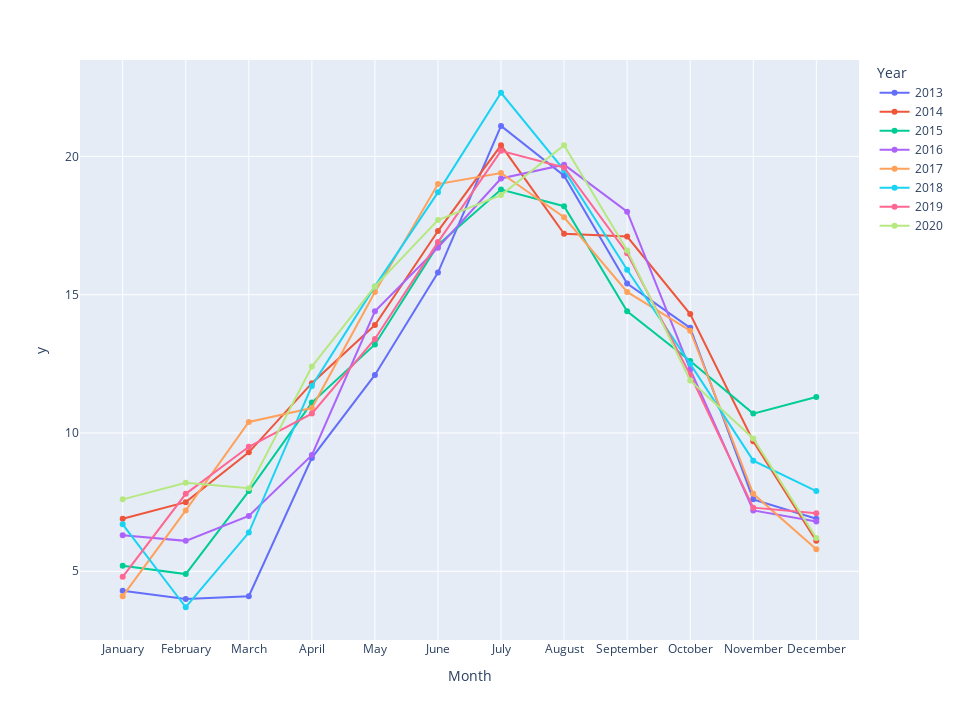

The code cell stored with this chart in its notebook:
### Code cell
px.line(weather_grpd, 
        y=weather_grpd['mean_temp'].round(1),
        x=weather_grpd['Month'],
        color=weather_grpd['Year'],
        
        markers=True, 
        width=960, 
        height=720)

### Figure 1 — Plotly figure (JSON) as saved in the notebook; plotly's stock layout.template omitted (floating-point values rounded to 4 significant figures)
{"data": [{"hovertemplate": "Year=2013<br>Month=%{x}<br>y=%{y}<extra></extra>", "legendgroup": "2013", "line": {"color": "#636efa", "dash": "solid"}, "marker": {"symbol": "circle"}, "mode": "markers+lines", "name": "2013", "orientation": "v", "showlegend": true, "type": "scatter", "x": ["January", "February", "March", "April", "May", "June", "July", "August", "September", "October", "November", "December"], "xaxis": "x", "y": [4.3, 4, 4.1, 9.1, 12.1, 15.8, 21.1, 19.3, 15.4, 13.8, 7.6, 6.9], "yaxis": "y"}, {"hovertemplate": "Year=2014<br>Month=%{x}<br>y=%{y}<extra></extra>", "legendgroup": "2014", "line": {"color": "#EF553B", "dash": "solid"}, "marker": {"symbol": "circle"}, "mode": "markers+lines", "name": "2014", "orientation": "v", "showlegend": true, "type": "scatter", "x": ["January", "February", "March", "April", "May", "June", "July", "August", "September", "October", "November", "December"], "xaxis": "x", "y": [6.9, 7.5, 9.3, 11.8, 13.9, 17.3, 20.4, 17.2, 17.1, 14.3, 9.7, 6.1], "yaxis": "y"}, {"hovertemplate": "Year=2015<br>Month=%{x}<br>y=%{y}<extra></extra>", "legendgroup": "2015", "line": {"color": "#00cc96", "dash": "solid"}, "marker": {"symbol": "circle"}, "mode": "markers+lines", "name": "2015", "orientation": "v", "showlegend": true, "type": "scatter", "x": ["January", "February", "March", "April", "May", "June", "July", "August", "September", "October", "November", "December"], "xaxis": "x", "y": [5.2, 4.9, 7.9, 11.1, 13.2, 16.8, 18.8, 18.2, 14.4, 12.6, 10.7, 11.3], "yaxis": "y"}, {"hovertemplate": "Year=2016<br>Month=%{x}<br>y=%{y}<extra></extra>", "legendgroup": "2016", "line": {"color": "#ab63fa", "dash": "solid"}, "marker": {"symbol": "circle"}, "mode": "markers+lines", "name": "2016", "orientation": "v", "showlegend": true, "type": "scatter", "x": ["January", "February", "March", "April", "May", "June", "July", "August", "September", "October", "November", "December"], "xaxis": "x", "y": [6.3, 6.1, 7, 9.2, 14.4, 16.7, 19.2, 19.7, 18, 12.3, 7.2, 6.8], "yaxis": "y"}, {"hovertemplate": "Year=2017<br>Month=%{x}<br>y=%{y}<extra></extra>", "legendgroup": "2017", "line": {"color": "#FFA15A", "dash": "solid"}, "marker": {"symbol": "circle"}, "mode": "markers+lines", "name": "2017", "orientation": "v", "showlegend": true, "type": "scatter", "x": ["January", "February", "March", "April", "May", "June", "July", "August", "September", "October", "November", "December"], "xaxis": "x", "y": [4.1, 7.2, 10.4, 10.9, 15.1, 19, 19.4, 17.8, 15.1, 13.7, 7.8, 5.8], "yaxis": "y"}, {"hovertemplate": "Year=2018<br>Month=%{x}<br>y=%{y}<extra></extra>", "legendgroup": "2018", "line": {"color": "#19d3f3", "dash": "solid"}, "marker": {"symbol": "circle"}, "mode": "markers+lines", "name": "2018", "orientation": "v", "showlegend": true, "type": "scatter", "x": ["January", "February", "March", "April", "May", "June", "July", "August", "September", "October", "November", "December"], "xaxis": "x", "y": [6.7, 3.7, 6.4, 11.7, 15.3, 18.7, 22.3, 19.5, 15.9, 12.5, 9, 7.9], "yaxis": "y"}, {"hovertemplate": "Year=2019<br>Month=%{x}<br>y=%{y}<extra></extra>", "legendgroup": "2019", "line": {"color": "#FF6692", "dash": "solid"}, "marker": {"symbol": "circle"}, "mode": "markers+lines", "name": "2019", "orientation": "v", "showlegend": true, "type": "scatter", "x": ["January", "February", "March", "April", "May", "June", "July", "August", "September", "October", "November", "December"], "xaxis": "x", "y": [4.8, 7.8, 9.5, 10.7, 13.4, 16.9, 20.2, 19.6, 16.5, 12.1, 7.3, 7.1], "yaxis": "y"}, {"hovertemplate": "Year=2020<br>Month=%{x}<br>y=%{y}<extra></extra>", "legendgroup": "2020", "line": {"color": "#B6E880", "dash": "solid"}, "marker": {"symbol": "circle"}, "mode": "markers+lines", "name": "2020", "orientation": "v", "showlegend": true, "type": "scatter", "x": ["January", "February", "March", "April", "May", "June", "July", "August", "September", "October", "November", "December"], "xaxis": "x", "y": [7.6, 8.2, 8, 12.4, 15.3, 17.7, 18.6, 20.4, 16.6, 11.9, 9.8, 6.2], "yaxis": "y"}], "layout": {"height": 720, "legend": {"title": {"text": "Year"}, "tracegroupgap": 0}, "margin": {"t": 60}, "width": 960, "xaxis": {"anchor": "y", "domain": [0, 1], "title": {"text": "Month"}}, "yaxis": {"anchor": "x", "domain": [0, 1], "title": {"text": "y"}}}}
